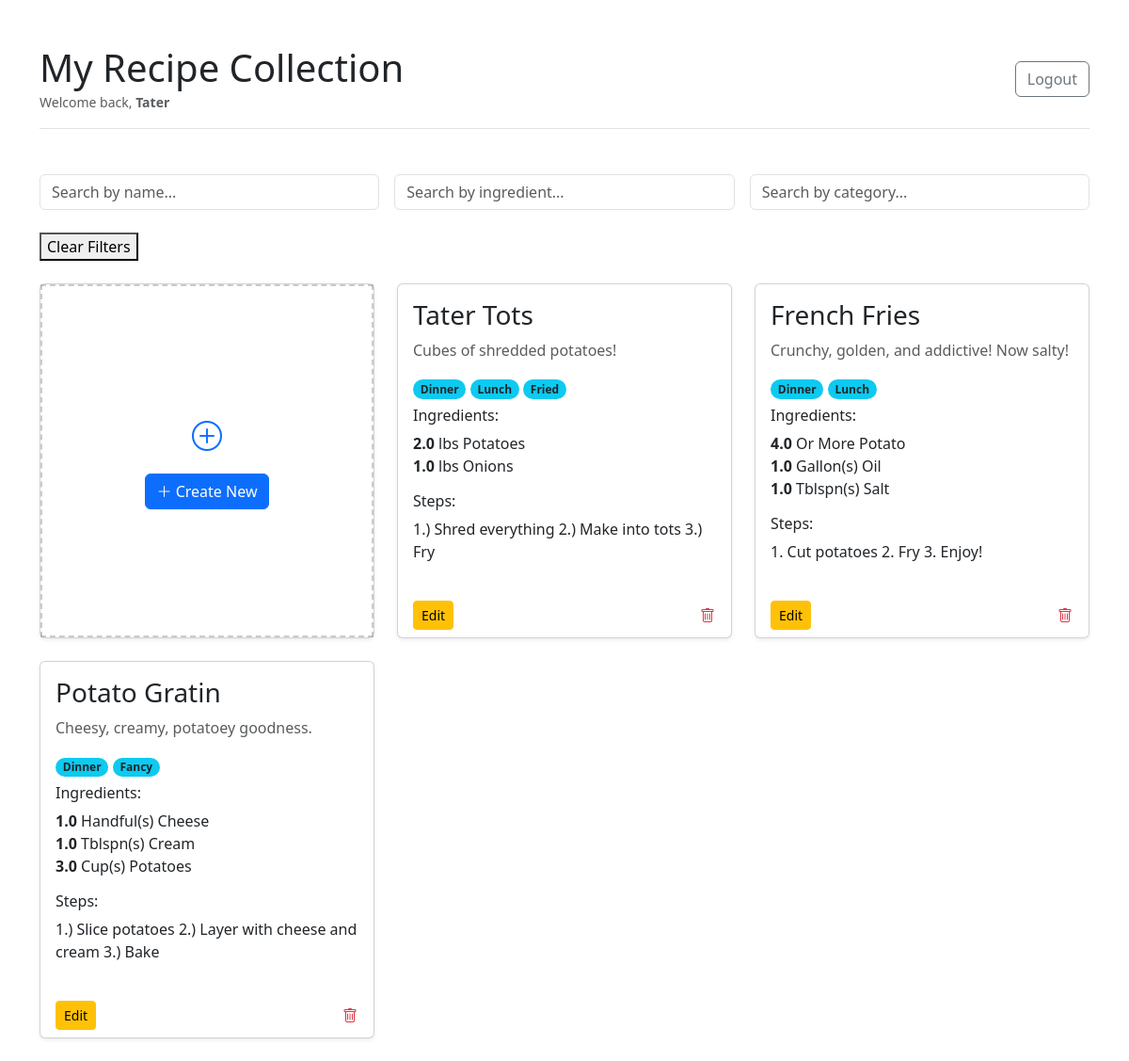
Screenshot of /home (signed in) with the database file from the repository.
### models.py (models this page shows, shortened)
class User(db.Model, UserMixin):
    __tablename__ = "Users"
    user_id: Mapped[int] = mapped_column(primary_key=True)
    user_name: Mapped[str] = mapped_column(String(36))
    user_email: Mapped[str] = mapped_column(String(128), unique=True)
    user_password: Mapped[str] = mapped_column(String(128))
    recipes: Mapped[List["Recipe"]] = relationship("Recipe", back_populates="author")

class Recipe(db.Model):
    __tablename__ = "Recipes"
    recipe_id: Mapped[int] = mapped_column(primary_key=True)
    recipe_name: Mapped[str] = mapped_column(String(256))
    recipe_desc: Mapped[Optional[str]] = mapped_column(Text)
    steps: Mapped[Optional[str]] = mapped_column(Text)
    uploaded_by: Mapped[int] = mapped_column(ForeignKey("Users.user_id"))
    recipe_order: Mapped[int] = mapped_column(default=0)
    author: Mapped["User"] = relationship("User", back_populates="recipes")
    categories: Mapped[List["Category"]] = relationship("Category", secondary=recipe_categories)
    ingredients: Mapped[List["RecipeQuantity"]] = relationship("RecipeQuantity", back_populates="recipe", cascade="all, delete-orphan")

class Category(db.Model):
    __tablename__ = "Categories"
    category_id: Mapped[int] = mapped_column(primary_key=True)
    category_name: Mapped[str] = mapped_column(String(256), unique=True)

class RecipeQuantity(db.Model):
    __tablename__ = "Recipe_Quantities"
    rq_id: Mapped[int] = mapped_column(primary_key=True)
    rq_recipe_id: Mapped[int] = mapped_column(ForeignKey("Recipes.recipe_id"))
    rq_ingred_id: Mapped[int] = mapped_column(ForeignKey("Ingredients.ingredient_id"))
    rq_measur_id: Mapped[int] = mapped_column(ForeignKey("Measurements.measure_id"))
    rq_quantity: Mapped[float] = mapped_column(Float)
    ingredient: Mapped["Ingredient"] = relationship("Ingredient")
    measurement: Mapped["Measurement"] = relationship("Measurement")
    recipe: Mapped["Recipe"] = relationship("Recipe", back_populates="ingredients")

class Measurement(db.Model):
    __tablename__ = "Measurements"
    measure_id: Mapped[int] = mapped_column(primary_key=True)
    measure_type: Mapped[str] = mapped_column(String(128), unique=True)

class Ingredient(db.Model):
    __tablename__ = "Ingredients"
    ingredient_id: Mapped[int] = mapped_column(primary_key=True)
    ingredient_name: Mapped[str] = mapped_column(String(256), unique=True)

### app.py (the view)
@app.route('/')
@app.route('/home')
@login_required
def home():
    stmt = (
        select(Recipe)
        .options(
            joinedload(Recipe.ingredients).joinedload(RecipeQuantity.ingredient),
            joinedload(Recipe.categories)
        )
        .where(Recipe.uploaded_by == current_user.user_id)
        .order_by(Recipe.recipe_order)
    )
    recipes = db.session.execute(stmt).unique().scalars().all()
    categories = db.session.execute(select(Category).where(Category.category_name != 'Default')).scalars().all()
    measurements = db.session.execute(select(Measurement)).scalars().all()
    return render_template('index.html', recipes=recipes, categories=categories, measurements=measurements, is_searching=False)

### app.py (called while the page is built)
@login_manager.user_loader
def load_user(user_id):
    return db.session.get(User, int(user_id))

### templates/index.html (shortened to what this page needs)
<!DOCTYPE html>
<html lang="en">
<head>
    {{ bootstrap.load_css() }}
    <link href="https://cdn.jsdelivr.net/npm/bootstrap-icons@1.13.1/font/bootstrap-icons.min.css" rel="stylesheet">
    <link rel="stylesheet" href="{{ url_for('static', filename='css/style.css') }}">
</head>
<body>
    <div class="container mt-5">
        <div class="d-flex justify-content-between align-items-center border-bottom pb-3 mb-4">
            <div>
                <h1 class="mb-0">My Recipe Collection</h1>
                <small class="text-muted">Welcome back, <strong>{{ current_user.user_name }}</strong></small>
            </div>
            <form action="{{ url_for('logout') }}" method="POST">
                <button type="submit" class="btn btn-outline-secondary">Logout</button>
            </form>
        </div>
        <div class="row mb-4 g-3">
            <div class="col-md-4">
                <input type="text" id="search-name" class="form-control" placeholder="Search by name...">
            </div>
            <div class="col-md-4">
                <input type="text" id="search-ingredient" class="form-control" placeholder="Search by ingredient...">
            </div>
            <div class="col-md-4">
                <input type="text" id="filter-category" class="form-control" list="search-category-options" placeholder="Search by category...">
            </div>
            <div "col-md-3">
                <button type="button" id="btn-clear-filters" class="btn-secondary" aria-label="Clear Filters">Clear Filters</button>
            </div>
        </div>
        <div id="recipes-container" class="row">
            {% include 'partials/_recipe_cards.html' %}
        </div>
    </div>
</body>
</html>

### templates/partials/_recipe_cards.html (shortened to what this page needs)
{% if not is_searching %}
    <div class="col-md-4 mb-4 no-drag">
        <div class="card h-100 shadow-sm text-center">
            <div class="card-body d-flex flex-column justify-content-center align-items-center border-dashed">
                <i class="bi bi-plus-circle mb-3" style="font-size: 2rem; color: #0d6efd;"></i>
                <button type="button" class="btn btn-primary" data-bs-toggle="modal" data-bs-target="#createRecipeModal">
                    <i class="bi bi-plus-lg"></i> Create New
                </button>
            </div>
        </div>
    </div>
{% endif %}
{% if recipes %}
    {% for recipe in recipes %}
        <div class="col-md-4 mb-4">
            <div class="card h-100 shadow-sm">
                <div class="card-body" style="max-height: 500px; overflow-y: auto;">
                    <h3 class="card-title">{{ recipe.recipe_name }}</h3>
                    <p class="card-text text-muted">{{ recipe.recipe_desc }}</p>
                    <div class="mb-2">
                        {% for cat in recipe.categories %}
                            {% if cat.category_name != 'Default' %}
                                <button type="button"
                                    class="badge rounded-pill bg-info text-dark border-0 category-filter-btn"
                                    data-cat-id="{{ cat.category_id }}">
                                    {{ cat.category_name }}
                                </button>
                            {% endif %}
                        {% endfor %}
                    </div>
                    <h6>Ingredients:</h6>
                    <ul class="list-unstyled">
                        {% for item in recipe.ingredients %}
                        <li><strong>{{ item.rq_quantity }}</strong> {{item.measurement.measure_type}} {{ item.ingredient.ingredient_name }}</li>
                        {% endfor %}
                    </ul>
                    <h6>Steps:</h6>
                    <p>{{ recipe.steps }}</p>
                </div>
                <div class="card-footer bg-transparent border-top-0 d-flex justify-content-between align-items-center">
                    <button type="button" class="btn btn-sm btn-warning" data-bs-toggle="modal" data-bs-target="#editRecipeModal" data-bs-id="{{ recipe.recipe_id }}">
                        Edit
                    </button>
                    <form action="{{ url_for('delete_recipe', recipe_id=recipe.recipe_id) }}" method="POST" onsubmit="return confirm('Are you sure?');">
                        <button type="submit" class="btn btn-link text-danger p-0">
                            <i class="bi bi-trash"></i>
                        </button>
                    </form>
                </div>
            </div>
        </div>
    {% endfor %}
{% endif %}

### static/css/style.css (style rules this page uses)
.category-filter-btn { transition: all 0.2s ease; cursor: pointer; }
.border-dashed { border-style: dashed !important; border: 2px solid rgba(0, 0, 0, 0.2); background-clip: padding-box; }
.col-md-4:not(.no-drag) .card { cursor: grab; }

### rows the page displays
User: user_name "Tater"
Recipe: recipe_name "Tater Tots", recipe_desc "Cubes of shredded potatoes!", steps "1.) Shred everything 2.) Make into tots 3.) Fry"
Category: category_name "Dinner"
Category: category_name "Lunch"
Category: category_name "Fried"
RecipeQuantity: rq_quantity "2.0", measurement.measure_type "lbs", ingredient.ingredient_name "Potatoes"
RecipeQuantity: rq_quantity "1.0", measurement.measure_type "lbs", ingredient.ingredient_name "Onions"
Recipe: recipe_name "French Fries", recipe_desc "Crunchy, golden, and addictive! Now salty!", steps "1. Cut potatoes 2. Fry 3. Enjoy!"
RecipeQuantity: rq_quantity "4.0", measurement.measure_type "Or More", ingredient.ingredient_name "Potato"
RecipeQuantity: rq_quantity "1.0", measurement.measure_type "Gallon(s)", ingredient.ingredient_name "Oil"
RecipeQuantity: rq_quantity "1.0", measurement.measure_type "Tblspn(s)", ingredient.ingredient_name "Salt"
Recipe: recipe_name "Potato Gratin", recipe_desc "Cheesy, creamy, potatoey goodness.", steps "1.) Slice potatoes 2.) Layer with cheese and cream 3.) Bake"
Category: category_name "Fancy"
RecipeQuantity: rq_quantity "1.0", measurement.measure_type "Handful(s)", ingredient.ingredient_name "Cheese"
RecipeQuantity: rq_quantity "1.0", measurement.measure_type "Tblspn(s)", ingredient.ingredient_name "Cream"
RecipeQuantity: rq_quantity "3.0", measurement.measure_type "Cup(s)", ingredient.ingredient_name "Potatoes"
